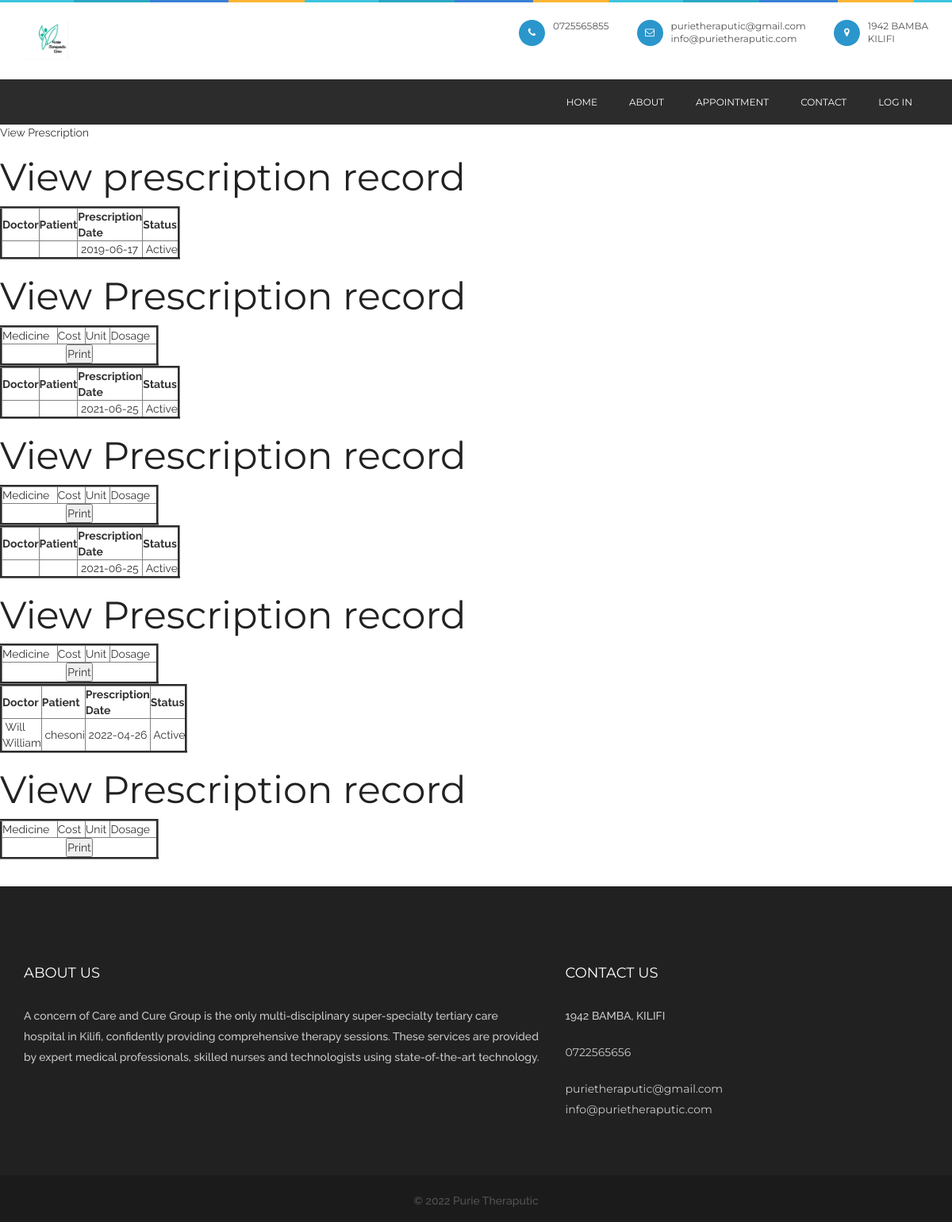
Screenshot of /viewprescription.php with the database file from the repository.
### tables this page shows
CREATE TABLE `prescription` (
  `prescriptionid` int(10) NOT NULL,
  `treatment_records_id` int(10) NOT NULL,
  `doctorid` int(10) NOT NULL,
  `patientid` int(10) NOT NULL,
  `delivery_type` varchar(10) NOT NULL COMMENT 'Delivered through appointment or online order',
  `delivery_id` int(10) NOT NULL COMMENT 'appointmentid or orderid',
  `prescriptiondate` date NOT NULL,
  `status` varchar(10) NOT NULL,
  `appointmentid` int(10) NOT NULL
);

CREATE TABLE `doctor` (
  `doctorid` int(10) NOT NULL,
  `doctorname` varchar(50) NOT NULL,
  `mobileno` varchar(15) NOT NULL,
  `departmentid` int(10) NOT NULL,
  `loginid` varchar(25) NOT NULL,
  `password` varchar(25) NOT NULL,
  `status` varchar(10) NOT NULL,
  `education` varchar(25) NOT NULL,
  `experience` float(11,1) NOT NULL,
  `consultancy_charge` float(10,2) NOT NULL
);

CREATE TABLE `patient` (
  `patientid` int(10) NOT NULL,
  `patientname` varchar(50) NOT NULL,
  `admissiondate` date NOT NULL,
  `admissiontime` time NOT NULL,
  `address` varchar(250) NOT NULL,
  `mobileno` varchar(15) NOT NULL,
  `city` varchar(25) NOT NULL,
  `pincode` varchar(20) NOT NULL,
  `loginid` varchar(50) NOT NULL,
  `password` varchar(25) NOT NULL,
  `bloodgroup` varchar(20) NOT NULL,
  `gender` varchar(10) NOT NULL,
  `dob` date NOT NULL,
  `status` varchar(10) NOT NULL
);

### viewprescription.php (the view, shortened to what this page needs)
<?php
include("header.php");
include("dbconnection.php");
?>
<div class="wrapper col2">
  <div id="breadcrumb">
    <ul>
      <li class="first">View Prescription</li></ul>
  </div>
</div>
<div class="wrapper col4">
  <div id="container">
    <h1>View prescription record</h1>
<?php
$sql ="SELECT * FROM prescription";
$qsql = mysqli_query($con,$sql);
while($rs = mysqli_fetch_array($qsql))
{
	$sqlpatient = "SELECT * FROM patient WHERE patientid='$rs[patientid]'";
	$qsqlpatient = mysqli_query($con,$sqlpatient);
	$rspatient = mysqli_fetch_array($qsqlpatient);
	$sqldoctor = "SELECT * FROM doctor WHERE doctorid='$rs[doctorid]'";
	$qsqldoctor = mysqli_query($con,$sqldoctor);
	$rsdoctor = mysqli_fetch_array($qsqldoctor);
?>
    <table width="200" border="3">
          <tbody>
            <tr>
              <td><strong>Doctor</strong></td>
              <td><strong>Patient</strong></td>
              <td><strong>Prescription Date</strong></td>
              <td><strong>Status</strong></td>
            </tr>
              <?php
            echo "<tr>
              <td>&nbsp;$rsdoctor[doctorname]</td>
              <td>&nbsp;$rspatient[patientname]</td>
               <td>&nbsp;$rs[prescriptiondate]</td>
            <td>&nbsp;$rs[status]</td>
            </tr>";
            ?>
          </tbody>
        </table>
      <h1>View Prescription record</h1>
        <table width="200" border="3">
          <tbody>
            <tr>
              <td>Medicine</td>
              <td>Cost</td>
              <td>Unit</td>
              <td>Dosage</td>
            </tr>
            <tr>
              <td colspan="6"><div align="center">
                <input type="submit" name="print" id="print" value="Print" onclick="myFunction()"/>
              </div></td>
              </tr>
          </tbody>
        </table>
<?php
}
?>        <p>&nbsp;</p>
  </div>
</div>
<?php
include("footer.php");
?>

### css/style.css (style rules this page uses)
* { margin: 0px; padding: 0px; }
body { background: #fff; font-weight: normal; position: relative; font-size: 14px; font-family: "Raleway", sans-serif; }
h1, h2, h3, h4, h5, h6 { font-weight: normal; color: #222222; font-family: "Montserrat", sans-serif; }
h1 { font-size: 48px; }
p { color: #535353; font-size: 14px; letter-spacing: 0px; line-height: 24px; font-weight: 500; text-rendering: optimizeLegibility; }

### rows the page displays
prescription: prescriptiondate "2019-06-17", status "Active"
prescription: prescriptiondate "2021-06-25", status "Active"
prescription: prescriptiondate "2021-06-25", status "Active"
prescription: doctorid.doctorname "Will William", patientid.patientname "chesoni", prescriptiondate "2022-04-26", status "Active"
